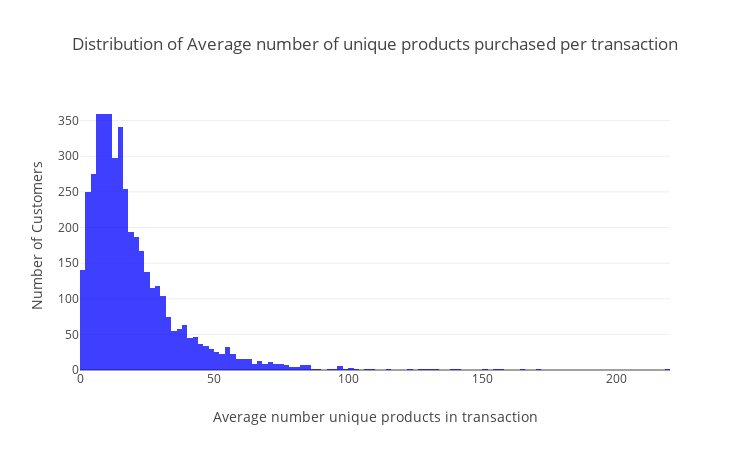

The code cell stored with this chart in its notebook:
### Markdown cell above
There looks to be a negative correlation, but that is to be expected given the nature of the dataset (it is mentioned that many of the customers are whole sale customers). We can look at the distribution of the average number of unique products in a transactions to see how it compares the to the number of unique productions in a transaction:

### Code cell
trace1 = go.Histogram(
    x=temp2["Average number unique products in transaction"],
    nbinsx=150,
    name="Number unique products in transaction",
    marker_color='blue',
)

data = [trace1]

layout = go.Layout(
    width=750,
    height=450,
    title="Distribution of Average number of unique products purchased per transaction",
    xaxis=dict(title="Average number unique products in transaction"),
    yaxis=dict(title="Number of Customers"),
    barmode='stack'
)

fig = go.Figure(data=data, layout=layout)
fig.update_traces(opacity=0.75)

plotly.offline.iplot(fig)

### Figure 1 — Plotly figure (JSON) as saved in the notebook; plotly's stock layout.template omitted (floating-point values rounded to 4 significant figures; data arrays with more than 128 entries replaced by an {"elided": "..."} marker saying what was removed)
{"data": [{"marker": {"color": "blue"}, "name": "Number unique products in transaction", "nbinsx": 150, "opacity": 0.75, "type": "histogram", "uid": "14fca5dc-75d6-4ea3-a2a3-d27a9dce8081", "x": {"elided": "4372 float values"}}], "layout": {"barmode": "stack", "height": 450, "title": {"text": "Distribution of Average number of unique products purchased per transaction"}, "width": 750, "xaxis": {"title": {"text": "Average number unique products in transaction"}}, "yaxis": {"title": {"text": "Number of Customers"}}}}
